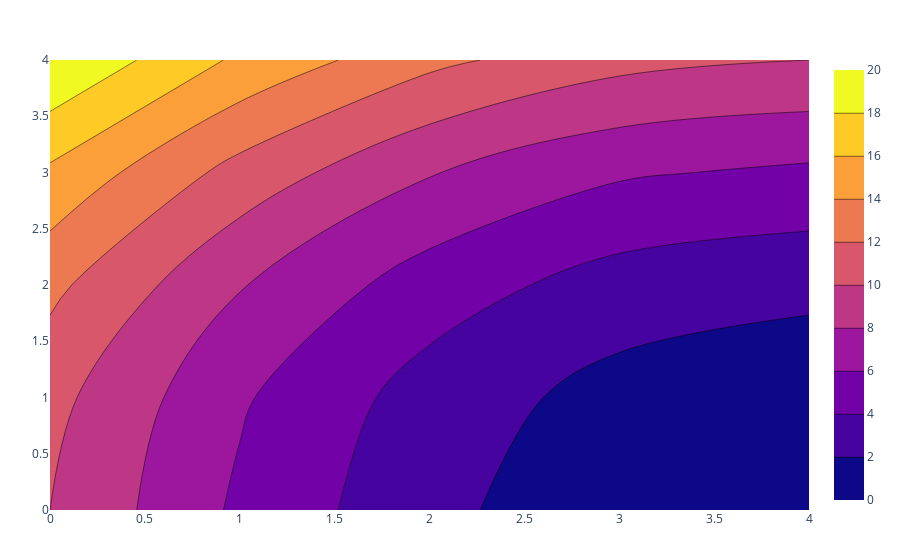

Write notebook code for a chart like this one.
### Code cell
using PlotlyJS

plot(contour(
    z=[
        10      10.625      12.5       15.625     20
        5.625    6.25       8.125      11.25      15.625
        2.5      3.125      5.         8.125      12.5
        0.625    1.25       3.125      6.25       10.625
        0        0.625      2.5        5.625      10
    ]'
))

### Figure 1 — Plotly figure (JSON) as saved in the notebook; plotly's stock layout.template omitted (floating-point values rounded to 4 significant figures)
{"data": [{"transpose": true, "type": "contour", "z": [[10, 10.62, 12.5, 15.62, 20], [5.625, 6.25, 8.125, 11.25, 15.62], [2.5, 3.125, 5, 8.125, 12.5], [0.625, 1.25, 3.125, 6.25, 10.62], [0, 0.625, 2.5, 5.625, 10]]}], "layout": {"margin": {"b": 50, "l": 50, "r": 50, "t": 60}}}
